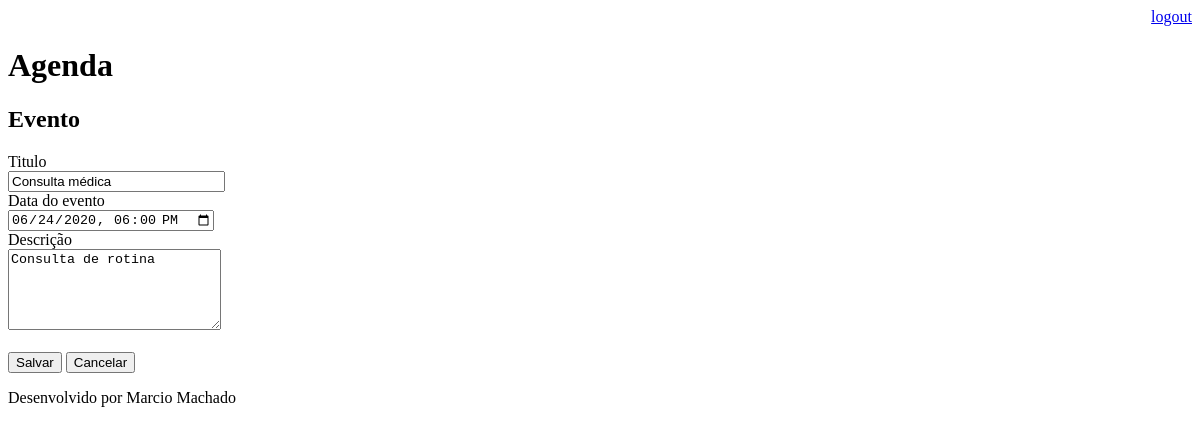
Page /agenda/evento/?id=2 (signed in) on the earlier database version.
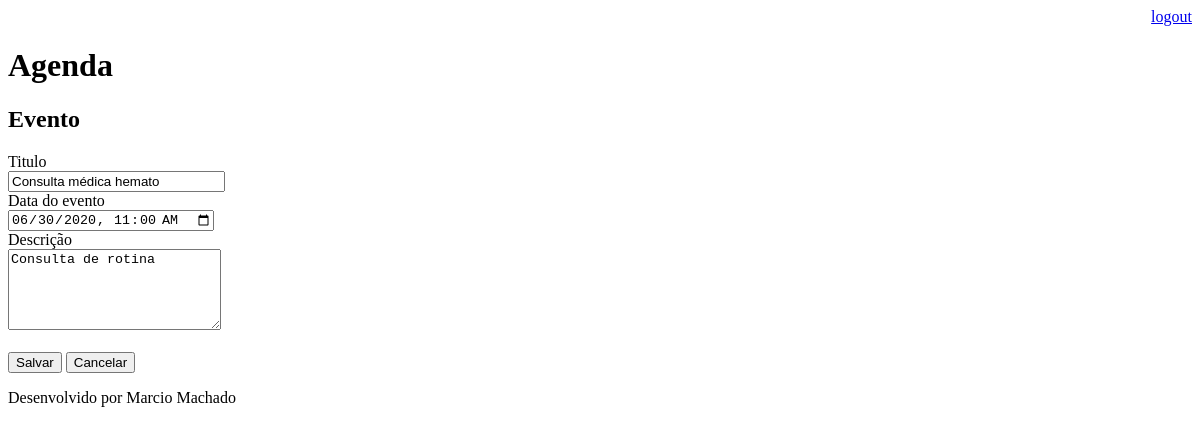
Same page on the later database version.
### core/models.py (models this page shows, shortened)
class Evento(models.Model):
    titulo = models.CharField(max_length=100)
    descricao = models.TextField(blank=True, null=True)
    data_evento = models.DateTimeField(verbose_name='Data do Evento')
    data_criacao = models.DateTimeField(auto_now=True)
    usuarios = models.ForeignKey(User, on_delete=models.CASCADE)
    class Meta:
        db_table = 'evento'
    def get_data_input_evento(self):
        return self.data_evento.strftime('%Y-%m-%dT%H:%M')

### core/views.py (the view)
# urls.py: path('agenda/evento/', views.evento),
@login_required(login_url='/login/')
def evento(request):
    id_evento = request.GET.get('id')
    dados = {}
    if id_evento:
        dados['evento'] = Evento.objects.get(id=id_evento)
    return render(request, 'evento.html', dados)

### templates/evento.html (shortened to what this page needs)
{% extends "model-page.html" %}
{% block content %}
<h2>Evento</h2>
<form action="submit" method="POST">{% csrf_token %}
    <label>Titulo</label>
    <br>
    <input type="text" name="titulo" size="24" value="{{ evento.titulo }}">
    <br>
    <label>Data do evento</label>
    <br>
    <input type="datetime-local" name="data_evento" value="{{ evento.get_data_input_evento }}">
    <br>
    <label>Descrição</label>
    <br>
    <textarea name="descricao" rows="5" cols="24">{{ evento.descricao }}</textarea>
    <br><br>
    <button type="submit">Salvar</button>
    <a href="/">
        <button type="button">Cancelar</button>
    </a>
</form>
{% endblock %}

Differences in the rows shown:
changed Evento "Consulta de rotina": titulo "Consulta médica" → "Consulta médica hemato"; data_evento "06/24/2020 18:00" → "06/30/2020 11:00"
